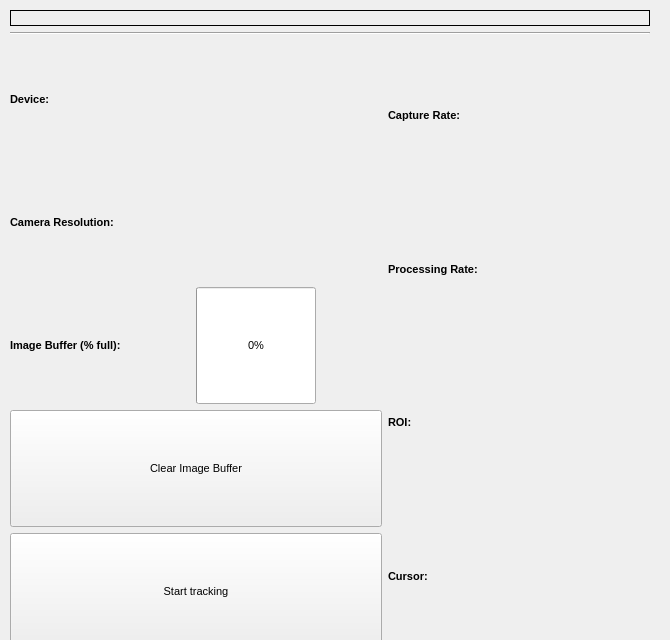
<?xml version="1.0" encoding="UTF-8"?>
<!--#    This file is part of Flywalk Reloaded. <http://flywalk.eempo.net>
#
#     flywalk@eempo.net - Pedro Gouveia
#
#
#    Flywalk Reloaded is free software: you can redistribute it and/or modify
#    it under the terms of the GNU General Public License as published by
#    the Free Software Foundation, version 2.
#
#    Flywalk Reloaded is distributed in the hope that it will be useful,
#    but WITHOUT ANY WARRANTY; without even the implied warranty of
#    MERCHANTABILITY or FITNESS FOR A PARTICULAR PURPOSE.  See the
#    GNU General Public License for more details.
#
#    You should have received a copy of the GNU General Public License
#    along with Flywalk Reloaded.  If not, see <http://www.gnu.org/licenses/>.
-->
<ui version="4.0">
	<class>CameraView</class>
	<widget class="QWidget" name="CameraView">
		<property name="geometry">
			<rect>
				<x>0</x>
				<y>0</y>
				<width>670</width>
				<height>640</height>
			</rect>
		</property>
		<property name="windowTitle">
			<string>Form</string>
		</property>
		<widget class="QWidget" name="layoutWidget">
			<property name="geometry">
				<rect>
					<x>10</x>
					<y>10</y>
					<width>640</width>
					<height>640</height>
				</rect>
			</property>
			<layout class="QVBoxLayout" name="verticalLayout_2">
				<item>
					<widget class="FrameLabel" name="frameLabel">
						<property name="enabled">
							<bool>true</bool>
						</property>
						<!--<property name="sizePolicy">
							<sizepolicy hsizetype="MinimumExpanding" vsizetype="MinimumExpanding">
								<horstretch>0</horstretch>
								<verstretch>0</verstretch>
							</sizepolicy>
						</property>
						<property name="minimumSize">
							<size>
								<width>640</width>
								<height>480</height>
							</size>
						</property>
						<property name="maximumSize">
							<size>
								<width>1024</width>
								<height>768</height>
							</size>
						</property>-->
						<property name="mouseTracking">
							<bool>true</bool>
						</property>
						<property name="autoFillBackground">
							<bool>true</bool>
						</property>
						<property name="frameShape">
							<enum>QFrame::Box</enum>
						</property>
						<property name="scaledContents">
							<bool>false</bool>
						</property>
						<property name="alignment">
							<set>Qt::AlignCenter</set>
						</property>
					</widget>
				</item>
				<item>
					<widget class="Line" name="line">
						<property name="orientation">
							<enum>Qt::Horizontal</enum>
						</property>
					</widget>
				</item>
				<item>
					<layout class="QHBoxLayout" name="horizontalLayout_8">
						<item>
							<layout class="QVBoxLayout" name="verticalLayout">
								<item>
									<layout class="QHBoxLayout" name="horizontalLayout_2">
										<item>
											<widget class="QLabel" name="label_4">
												<property name="sizePolicy">
													<sizepolicy hsizetype="MinimumExpanding" vsizetype="MinimumExpanding">
														<horstretch>0</horstretch>
														<verstretch>0</verstretch>
													</sizepolicy>
												</property>
												<property name="minimumSize">
													<size>
														<width>180</width>
														<height>0</height>
													</size>
												</property>
												<property name="font">
													<font>
														<pointsize>8</pointsize>
														<weight>75</weight>
														<bold>true</bold>
													</font>
												</property>
												<property name="text">
													<string>Device:</string>
												</property>
												<property name="alignment">
													<set>Qt::AlignLeading|Qt::AlignLeft|Qt::AlignVCenter</set>
												</property>
											</widget>
										</item>
										<item>
											<widget class="QLabel" name="deviceNumberLabel">
												<property name="sizePolicy">
													<sizepolicy hsizetype="MinimumExpanding" vsizetype="MinimumExpanding">
														<horstretch>0</horstretch>
														<verstretch>0</verstretch>
													</sizepolicy>
												</property>
												<property name="minimumSize">
													<size>
														<width>180</width>
														<height>0</height>
													</size>
												</property>
												<property name="font">
													<font>
														<pointsize>8</pointsize>
													</font>
												</property>
												<property name="alignment">
													<set>Qt::AlignLeading|Qt::AlignLeft|Qt::AlignVCenter</set>
												</property>
											</widget>
										</item>
										<item>
											<spacer name="horizontalSpacer_5">
												<property name="orientation">
													<enum>Qt::Horizontal</enum>
												</property>
												<property name="sizeHint" stdset="0">
													<size>
														<width>40</width>
														<height>20</height>
													</size>
												</property>
											</spacer>
										</item>
									</layout>
								</item>
								<item>
									<layout class="QHBoxLayout" name="horizontalLayout_3">
										<item>
											<widget class="QLabel" name="label_5">
												<property name="sizePolicy">
													<sizepolicy hsizetype="MinimumExpanding" vsizetype="MinimumExpanding">
														<horstretch>0</horstretch>
														<verstretch>0</verstretch>
													</sizepolicy>
												</property>
												<property name="minimumSize">
													<size>
														<width>180</width>
														<height>0</height>
													</size>
												</property>
												<property name="font">
													<font>
														<pointsize>8</pointsize>
														<weight>75</weight>
														<bold>true</bold>
													</font>
												</property>
												<property name="text">
													<string>Camera Resolution:</string>
												</property>
												<property name="alignment">
													<set>Qt::AlignLeading|Qt::AlignLeft|Qt::AlignVCenter</set>
												</property>
											</widget>
										</item>
										<item>
											<widget class="QLabel" name="cameraResolutionLabel">
												<property name="sizePolicy">
													<sizepolicy hsizetype="MinimumExpanding" vsizetype="MinimumExpanding">
														<horstretch>0</horstretch>
														<verstretch>0</verstretch>
													</sizepolicy>
												</property>
												<property name="minimumSize">
													<size>
														<width>180</width>
														<height>0</height>
													</size>
												</property>
												<property name="font">
													<font>
														<pointsize>8</pointsize>
													</font>
												</property>
												<property name="alignment">
													<set>Qt::AlignLeading|Qt::AlignLeft|Qt::AlignVCenter</set>
												</property>
											</widget>
										</item>
										<item>
											<spacer name="horizontalSpacer_6">
												<property name="orientation">
													<enum>Qt::Horizontal</enum>
												</property>
												<property name="sizeHint" stdset="0">
													<size>
														<width>40</width>
														<height>20</height>
													</size>
												</property>
											</spacer>
										</item>
									</layout>
								</item>
								<item>
									<layout class="QHBoxLayout" name="horizontalLayout">
										<item>
											<widget class="QLabel" name="label_1">
												<property name="sizePolicy">
													<sizepolicy hsizetype="MinimumExpanding" vsizetype="MinimumExpanding">
														<horstretch>0</horstretch>
														<verstretch>0</verstretch>
													</sizepolicy>
												</property>
												<property name="minimumSize">
													<size>
														<width>180</width>
														<height>0</height>
													</size>
												</property>
												<property name="font">
													<font>
														<pointsize>8</pointsize>
														<weight>75</weight>
														<bold>true</bold>
													</font>
												</property>
												<property name="text">
													<string>Image Buffer (% full):</string>
												</property>
												<property name="alignment">
													<set>Qt::AlignLeading|Qt::AlignLeft|Qt::AlignVCenter</set>
												</property>
											</widget>
										</item>
										<item>
											<widget class="QProgressBar" name="imageBufferBar">
												<property name="sizePolicy">
													<sizepolicy hsizetype="MinimumExpanding" vsizetype="MinimumExpanding">
														<horstretch>0</horstretch>
														<verstretch>0</verstretch>
													</sizepolicy>
												</property>
												<property name="minimumSize">
													<size>
														<width>120</width>
														<height>0</height>
													</size>
												</property>
												<property name="font">
													<font>
														<pointsize>8</pointsize>
													</font>
												</property>
												<property name="value">
													<number>0</number>
												</property>
											</widget>
										</item>
										<item>
											<widget class="QLabel" name="imageBufferLabel">
												<property name="sizePolicy">
													<sizepolicy hsizetype="MinimumExpanding" vsizetype="MinimumExpanding">
														<horstretch>0</horstretch>
														<verstretch>0</verstretch>
													</sizepolicy>
												</property>
												<property name="minimumSize">
													<size>
														<width>60</width>
														<height>0</height>
													</size>
												</property>
												<property name="font">
													<font>
														<pointsize>8</pointsize>
													</font>
												</property>
												<property name="text">
													<string/>
												</property>
												<property name="alignment">
													<set>Qt::AlignCenter</set>
												</property>
											</widget>
										</item>
										<item>
											<spacer name="horizontalSpacer_7">
												<property name="orientation">
													<enum>Qt::Horizontal</enum>
												</property>
												<property name="sizeHint" stdset="0">
													<size>
														<width>40</width>
														<height>20</height>
													</size>
												</property>
											</spacer>
										</item>
									</layout>
								</item>
								<item>
									<widget class="QPushButton" name="clearImageBufferButton">
										<property name="sizePolicy">
											<sizepolicy hsizetype="MinimumExpanding" vsizetype="MinimumExpanding">
												<horstretch>0</horstretch>
												<verstretch>0</verstretch>
											</sizepolicy>
										</property>
										<property name="minimumSize">
											<size>
												<width>360</width>
												<height>0</height>
											</size>
										</property>
										<property name="font">
											<font>
												<pointsize>8</pointsize>
											</font>
										</property>
										<property name="text">
											<string>Clear Image Buffer</string>
										</property>
									</widget>
								</item>
								<item>
									<widget class="QPushButton" name="startStopDatalogger">
										<property name="sizePolicy">
											<sizepolicy hsizetype="MinimumExpanding" vsizetype="MinimumExpanding">
												<horstretch>0</horstretch>
												<verstretch>0</verstretch>
											</sizepolicy>
										</property>
										<property name="minimumSize">
											<size>
												<width>360</width>
												<height>0</height>
											</size>
										</property>
										<property name="font">
											<font>
												<pointsize>8</pointsize>
											</font>
										</property>
										<property name="text">
											<string>Start tracking</string>
										</property>
									</widget>
								</item>
							</layout>
						</item>
						<item>
							<layout class="QVBoxLayout" name="verticalLayout_3">
								<item>
									<layout class="QHBoxLayout" name="horizontalLayout_7">
										<item>
											<widget class="QLabel" name="label_2">
												<property name="sizePolicy">
													<sizepolicy hsizetype="MinimumExpanding" vsizetype="MinimumExpanding">
														<horstretch>0</horstretch>
														<verstretch>0</verstretch>
													</sizepolicy>
												</property>
												<property name="minimumSize">
													<size>
														<width>110</width>
														<height>0</height>
													</size>
												</property>
												<property name="font">
													<font>
														<pointsize>8</pointsize>
														<weight>75</weight>
														<bold>true</bold>
													</font>
												</property>
												<property name="text">
													<string>Capture Rate:</string>
												</property>
												<property name="alignment">
													<set>Qt::AlignLeading|Qt::AlignLeft|Qt::AlignVCenter</set>
												</property>
											</widget>
										</item>
										<item>
											<widget class="QLabel" name="captureRateLabel">
												<property name="enabled">
													<bool>true</bool>
												</property>
												<property name="sizePolicy">
													<sizepolicy hsizetype="MinimumExpanding" vsizetype="MinimumExpanding">
														<horstretch>0</horstretch>
														<verstretch>0</verstretch>
													</sizepolicy>
												</property>
												<property name="minimumSize">
													<size>
														<width>70</width>
														<height>0</height>
													</size>
												</property>
												<property name="font">
													<font>
														<pointsize>8</pointsize>
													</font>
												</property>
												<property name="text">
													<string/>
												</property>
											</widget>
										</item>
										<item>
											<widget class="QLabel" name="nFramesCapturedLabel">
												<property name="sizePolicy">
													<sizepolicy hsizetype="MinimumExpanding" vsizetype="MinimumExpanding">
														<horstretch>0</horstretch>
														<verstretch>0</verstretch>
													</sizepolicy>
												</property>
												<property name="minimumSize">
													<size>
														<width>70</width>
														<height>0</height>
													</size>
												</property>
												<property name="font">
													<font>
														<pointsize>8</pointsize>
													</font>
												</property>
												<property name="text">
													<string/>
												</property>
											</widget>
										</item>
										<item>
											<spacer name="horizontalSpacer_4">
												<property name="orientation">
													<enum>Qt::Horizontal</enum>
												</property>
												<property name="sizeHint" stdset="0">
													<size>
														<width>40</width>
														<height>20</height>
													</size>
												</property>
											</spacer>
										</item>
									</layout>
								</item>
								<item>
									<layout class="QHBoxLayout" name="horizontalLayout_6">
										<item>
											<widget class="QLabel" name="label_3">
												<property name="sizePolicy">
													<sizepolicy hsizetype="MinimumExpanding" vsizetype="MinimumExpanding">
														<horstretch>0</horstretch>
														<verstretch>0</verstretch>
													</sizepolicy>
												</property>
												<property name="minimumSize">
													<size>
														<width>110</width>
														<height>0</height>
													</size>
												</property>
												<property name="font">
													<font>
														<pointsize>8</pointsize>
														<weight>75</weight>
														<bold>true</bold>
													</font>
												</property>
												<property name="text">
													<string>Processing Rate:</string>
												</property>
											</widget>
										</item>
										<item>
											<widget class="QLabel" name="processingRateLabel">
												<property name="sizePolicy">
													<sizepolicy hsizetype="MinimumExpanding" vsizetype="MinimumExpanding">
														<horstretch>0</horstretch>
														<verstretch>0</verstretch>
													</sizepolicy>
												</property>
												<property name="minimumSize">
													<size>
														<width>70</width>
														<height>0</height>
													</size>
												</property>
												<property name="font">
													<font>
														<pointsize>8</pointsize>
													</font>
												</property>
												<property name="text">
													<string/>
												</property>
											</widget>
										</item>
										<item>
											<widget class="QLabel" name="nFramesProcessedLabel">
												<property name="sizePolicy">
													<sizepolicy hsizetype="MinimumExpanding" vsizetype="MinimumExpanding">
														<horstretch>0</horstretch>
														<verstretch>0</verstretch>
													</sizepolicy>
												</property>
												<property name="minimumSize">
													<size>
														<width>70</width>
														<height>0</height>
													</size>
												</property>
												<property name="font">
													<font>
														<pointsize>8</pointsize>
													</font>
												</property>
												<property name="text">
													<string/>
												</property>
											</widget>
										</item>
										<item>
											<spacer name="horizontalSpacer_3">
												<property name="orientation">
													<enum>Qt::Horizontal</enum>
												</property>
												<property name="sizeHint" stdset="0">
													<size>
														<width>40</width>
														<height>20</height>
													</size>
												</property>
											</spacer>
										</item>
									</layout>
								</item>
								<item>
									<layout class="QHBoxLayout" name="horizontalLayout_4">
										<item>
											<widget class="QLabel" name="label_6">
												<property name="sizePolicy">
													<sizepolicy hsizetype="MinimumExpanding" vsizetype="MinimumExpanding">
														<horstretch>0</horstretch>
														<verstretch>0</verstretch>
													</sizepolicy>
												</property>
												<property name="minimumSize">
													<size>
														<width>110</width>
														<height>0</height>
													</size>
												</property>
												<property name="font">
													<font>
														<pointsize>8</pointsize>
														<weight>75</weight>
														<bold>true</bold>
													</font>
												</property>
												<property name="text">
													<string>ROI:</string>
												</property>
											</widget>
										</item>
										<item>
											<widget class="QLabel" name="roiLabel">
												<property name="sizePolicy">
													<sizepolicy hsizetype="MinimumExpanding" vsizetype="MinimumExpanding">
														<horstretch>0</horstretch>
														<verstretch>0</verstretch>
													</sizepolicy>
												</property>
												<property name="minimumSize">
													<size>
														<width>140</width>
														<height>0</height>
													</size>
												</property>
												<property name="font">
													<font>
														<pointsize>8</pointsize>
													</font>
												</property>
												<property name="text">
													<string/>
												</property>
											</widget>
										</item>
										<item>
											<spacer name="horizontalSpacer_2">
												<property name="orientation">
													<enum>Qt::Horizontal</enum>
												</property>
												<property name="sizeHint" stdset="0">
													<size>
														<width>40</width>
														<height>20</height>
													</size>
												</property>
											</spacer>
										</item>
									</layout>
								</item>
								<item>
									<layout class="QHBoxLayout" name="horizontalLayout_5">
										<item>
											<widget class="QLabel" name="label_7">
												<property name="sizePolicy">
													<sizepolicy hsizetype="MinimumExpanding" vsizetype="MinimumExpanding">
														<horstretch>0</horstretch>
														<verstretch>0</verstretch>
													</sizepolicy>
												</property>
												<property name="minimumSize">
													<size>
														<width>110</width>
														<height>0</height>
													</size>
												</property>
												<property name="font">
													<font>
														<pointsize>8</pointsize>
														<weight>75</weight>
														<bold>true</bold>
													</font>
												</property>
												<property name="text">
													<string>Cursor:</string>
												</property>
											</widget>
										</item>
										<item>
											<widget class="QLabel" name="mouseCursorPosLabel">
												<property name="sizePolicy">
													<sizepolicy hsizetype="MinimumExpanding" vsizetype="MinimumExpanding">
														<horstretch>0</horstretch>
														<verstretch>0</verstretch>
													</sizepolicy>
												</property>
												<property name="minimumSize">
													<size>
														<width>140</width>
														<height>0</height>
													</size>
												</property>
												<property name="font">
													<font>
														<pointsize>8</pointsize>
													</font>
												</property>
												<property name="text">
													<string/>
												</property>
											</widget>
										</item>
										<item>
											<spacer name="horizontalSpacer">
												<property name="orientation">
													<enum>Qt::Horizontal</enum>
												</property>
												<property name="sizeHint" stdset="0">
													<size>
														<width>40</width>
														<height>20</height>
													</size>
												</property>
											</spacer>
										</item>
									</layout>
								</item>
							</layout>
						</item>
					</layout>
				</item>
			</layout>
		</widget>
	</widget>
	<customwidgets>
		<customwidget>
			<class>FrameLabel</class>
			<extends>QLabel</extends>
			<header>FrameLabel.h</header>
		</customwidget>
	</customwidgets>
	<resources/>
	<connections/>
</ui>
